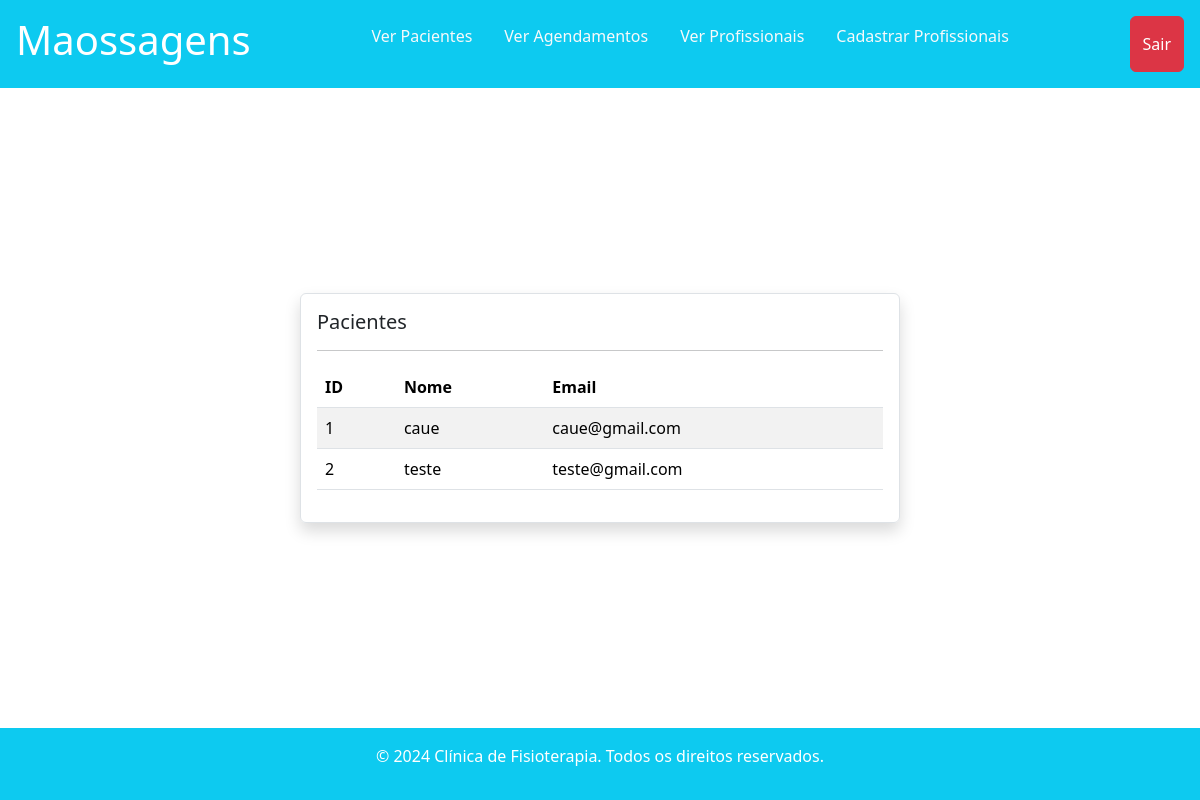
The page /registros/ver_pacientes/ on the database its author committed.
### paciente/models.py (models this page shows, shortened)
class Paciente(models.Model):
    nome = models.CharField(max_length=60, null=False)
    email = models.EmailField(null=False)
    senha = models.CharField(max_length=64,null=False)

### registros/views.py (the view)
# urls.py: path('ver_pacientes/', views.ver_paciente, name='ver_paciente'),
def ver_paciente(request):
    if request.method == "GET":
        pacientes = Paciente.objects.all()
        return render(request,'ver_pacientes.html', {'pacientes' : pacientes})

### registros/templates/ver_pacientes.html (shortened to what this page needs)
{% extends "base.html" %}
{% load static %}
{% block 'body' %}
<header>
    <div class="container-fluid d-flex  justify-content-between bg-info text-white p-3">
        <h1>Maossagens</h1>
        {% include 'partials/regis_nav.html' %}
        <a href="{% url 'sair' %}" class="btn btn-danger d-flex text-center align-items-center">Sair</a>
    </div>
</header>
<main class="flex-fill d-flex flex-row align-items-center">
    <div class="container w-50 border rounded p-3 mx-auto shadow">
        <h1 class='fs-5'>Pacientes</h1>
        <hr>
        <table class="table table-striped">
            <thead>
                <tr>
                    <th>ID</th>
                    <th>Nome</th>
                    <th>Email</th>
                </tr>
            </thead>
            <tbody>
                {% for paciente in pacientes %}
                    <tr>
                        <td>{{ paciente.id }}</td>
                        <td>{{ paciente.nome }}</td>
                        <td>{{ paciente.email }}</td>
                    </tr>
                {% empty %}
                    <tr>
                        <td colspan="4">Você não tem pacientes.</td>
                    </tr>
                {% endfor %}
            </tbody>
        </table>
    </div>
</main>
{% endblock 'body' %}

### rows shown on the page
Paciente: id "1", nome "caue", email "caue@gmail.com"
Paciente: id "2", nome "teste", email "teste@gmail.com"
